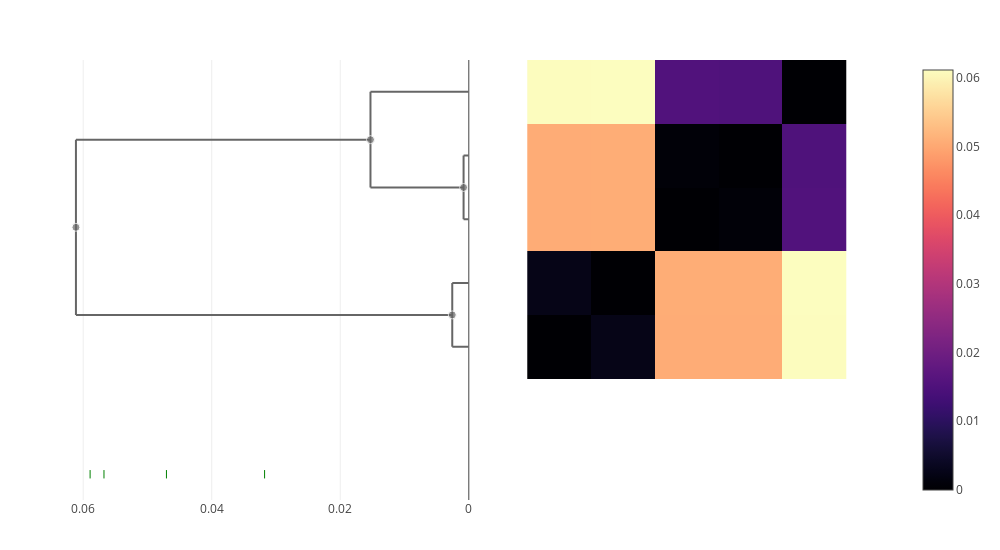

Notebook code cell kept with this figure:
### Markdown cell above
### ceti

### Code cell
let taxon = "ceti"
    trees[taxon] = cluster_annotate(cdata, taxon)
    plot(clustermap(cdata, trees[taxon]))
end

### Figure 1 — Plotly figure (JSON) as saved in the notebook; plotly's stock layout.template omitted (floating-point values rounded to 4 significant figures; data arrays with more than 128 entries replaced by an {"elided": "..."} marker saying what was removed)
{"data": [{"colorscale": {"elided": "256x2 mixed values"}, "type": "heatmap", "x": [0.5, 1.5, 2.5, 3.5, 4.5, 5.5], "y": [0.5, 1.5, 2.5, 3.5, 4.5, 5.5], "z": [[0, 0.002577, 0.05055, 0.05054, 0.06103], [0.002577, 0, 0.05065, 0.05065, 0.06113], [0.05055, 0.05065, 0, 0.0008136, 0.0153], [0.05054, 0.05065, 0.0008136, 0, 0.01503], [0.06103, 0.06113, 0.0153, 0.01503, 0]]}, {"hoverinfo": "skip", "line": {"color": "#666666"}, "mode": "lines", "showlegend": false, "type": "scatter", "x": [0.002577, 0.002577, null, 0.002577, 0, null, 0.002577, 0, null], "xaxis": "x2", "y": [1, 2, null, 1, 1, null, 2, 2, null], "yaxis": "y"}, {"hoverinfo": "skip", "line": {"color": "#666666"}, "mode": "lines", "showlegend": false, "type": "scatter", "x": [0.06113, 0.06113, null, 0.06113, 0.002577, null, 0.06113, 0.0153, null], "xaxis": "x2", "y": [1.5, 4.25, null, 1.5, 1.5, null, 4.25, 4.25, null], "yaxis": "y"}, {"hoverinfo": "skip", "line": {"color": "#666666"}, "mode": "lines", "showlegend": false, "type": "scatter", "x": [0.0153, 0.0153, null, 0.0153, 0.0008136, null, 0.0153, 0, null], "xaxis": "x2", "y": [3.5, 5, null, 3.5, 3.5, null, 5, 5, null], "yaxis": "y"}, {"hoverinfo": "skip", "line": {"color": "#666666"}, "mode": "lines", "showlegend": false, "type": "scatter", "x": [0.0008136, 0.0008136, null, 0.0008136, 0, null, 0.0008136, 0, null], "xaxis": "x2", "y": [3, 4, null, 3, 3, null, 4, 4, null], "yaxis": "y"}, {"customdata": [[7, 2], [9, 5], [8, 3], [6, 2]], "hovertemplate": "ID: %{customdata[0]}<br>\nHeight: %{x:.3f}<br>\nGenome count: %{customdata[1]}\n\n<extra></extra>", "marker": {"color": "#666666", "size": [8, 8, 8, 8]}, "mode": "markers", "showlegend": false, "type": "scatter", "x": [0.002577, 0.06113, 0.0153, 0.0008136], "xaxis": "x2", "y": [1.5, 2.875, 4.25, 3.5], "yaxis": "y"}, {"hovertemplate": "%{text} <br>\n%{x}\n<extra></extra>\n", "marker": {"color": "green", "line": {"color": "green", "width": 1}, "symbol": "line-ns"}, "mode": "markers", "text": ["pinnipedialis", "suis", "canis", "neotomae"], "type": "scatter", "x": [0.03178, 0.04704, 0.05677, 0.05892], "xaxis": "x2", "y": [-1, -1, -1, -1, -1, -1, -1]}], "layout": {"height": 550, "hovermode": "closest", "margin": {"b": 50, "l": 50, "r": 50, "t": 60}, "showlegend": false, "width": 1000, "xaxis": {"autorange": true, "domain": [0.505, 1], "range": [-0.2858, 6.286], "scaleanchor": "y", "type": "linear", "visible": false}, "xaxis2": {"autorange": true, "domain": [0, 0.495], "range": [0.06516, 0], "rangemode": "nonnegative", "showspikes": true, "spikedash": "solid", "spikemode": "across", "spikethickness": 1, "type": "linear"}, "yaxis": {"autorange": true, "domain": [0, 1], "range": [-1.404, 5.5], "scaleanchor": "x", "type": "linear", "visible": false}}}
